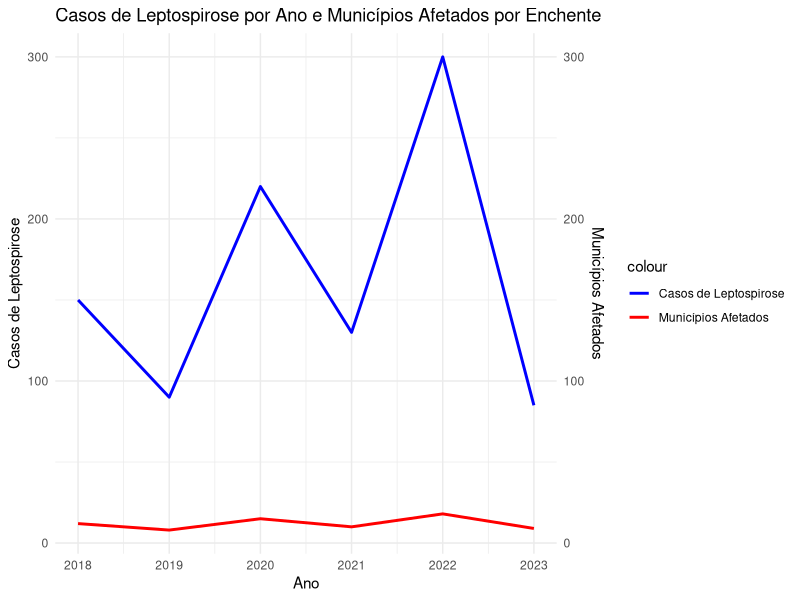

Recreate this plot in R.
## ---- chunk 1

library(dplyr)
dados<-read.csv("tab.csv",sep=";",dec=".")
## ---- chunk 2
library(ggplot2)
dados <- read.csv("tab.csv",sep=";",dec=".")

grafico <- ggplot(dados, aes(x = C1)) +
  geom_line(aes(y = C3, color = "Casos de Leptospirose"), size = 1) +
  geom_line(aes(y = C2, color = "Municípios Afetados"), size = 1) +
  scale_y_continuous(name = "Casos de Leptospirose", 
                     sec.axis = sec_axis(~ ., name = "Municípios Afetados")) +
  labs(title = "Casos de Leptospirose por Ano e Municípios Afetados por Enchente",
       x = "Ano") +
  theme_minimal() +
  scale_color_manual(values = c("Casos de Leptospirose" = "blue", 
                                "Municípios Afetados" = "red"))

grafico  
## ---- chunk 3
mediacasos<-(dados$C3)/(dados$C2)
mediacasos
